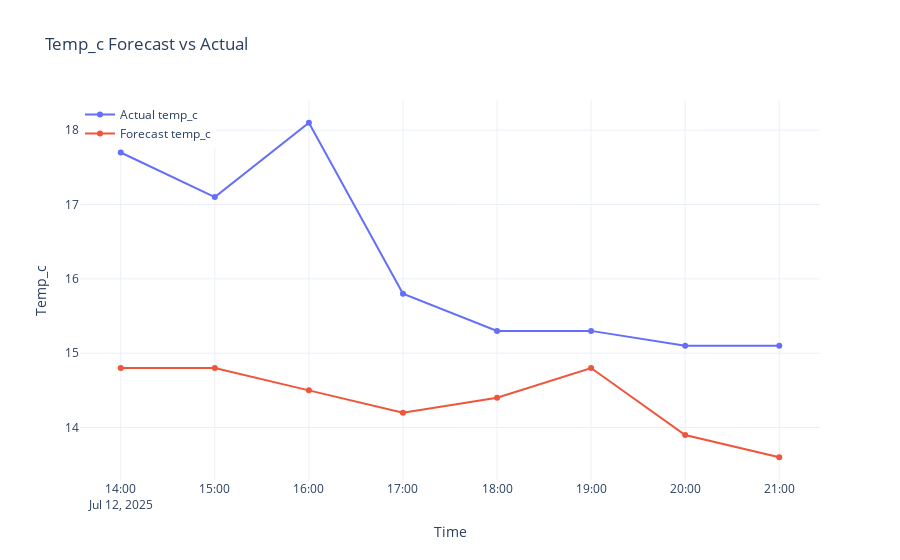
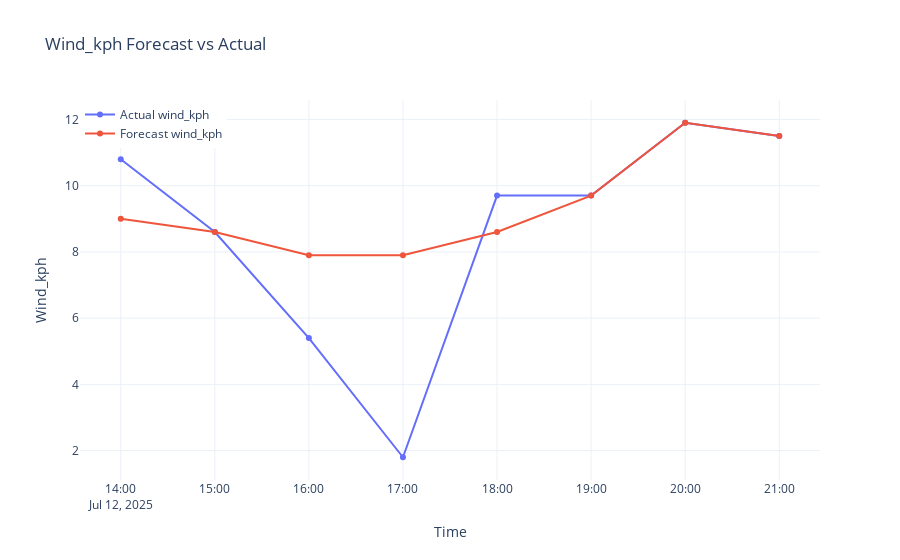
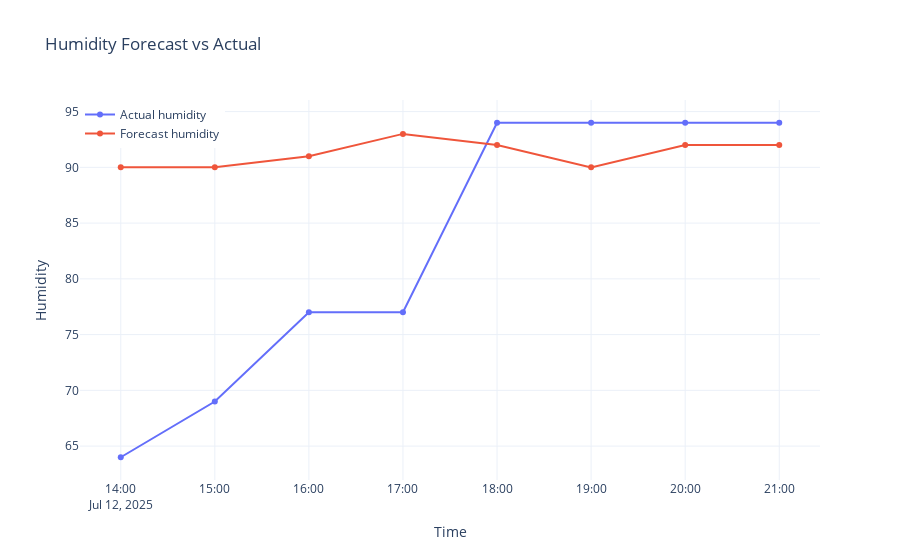
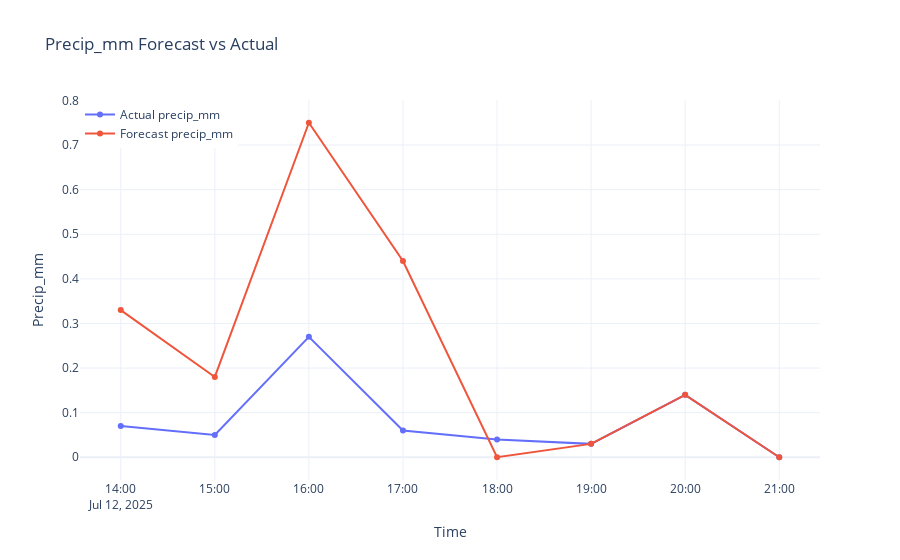

The cell these charts' notebook holds for them, in order:
### Code cell
plot_metrics_plotly(df, metrics_to_compare, time_col="as_of_hour", city_filter="Prague")

### Figure 1 — Plotly figure (JSON) as saved in the notebook; plotly's stock layout.template omitted (floating-point values rounded to 4 significant figures)
{"data": [{"mode": "lines+markers", "name": "Actual temp_c", "type": "scatter", "x": ["2025-07-12T14:00:00.000000000", "2025-07-12T15:00:00.000000000", "2025-07-12T16:00:00.000000000", "2025-07-12T17:00:00.000000000", "2025-07-12T18:00:00.000000000", "2025-07-12T19:00:00.000000000", "2025-07-12T20:00:00.000000000", "2025-07-12T21:00:00.000000000"], "y": [17.7, 17.1, 18.1, 15.8, 15.3, 15.3, 15.1, 15.1]}, {"mode": "lines+markers", "name": "Forecast temp_c", "type": "scatter", "x": ["2025-07-12T14:00:00.000000000", "2025-07-12T15:00:00.000000000", "2025-07-12T16:00:00.000000000", "2025-07-12T17:00:00.000000000", "2025-07-12T18:00:00.000000000", "2025-07-12T19:00:00.000000000", "2025-07-12T20:00:00.000000000", "2025-07-12T21:00:00.000000000"], "y": [14.8, 14.8, 14.5, 14.2, 14.4, 14.8, 13.9, 13.6]}], "layout": {"legend": {"x": 0, "y": 1}, "title": {"text": "Temp_c Forecast vs Actual"}, "xaxis": {"title": {"text": "Time"}}, "yaxis": {"title": {"text": "Temp_c"}}}}

### Figure 2 — Plotly figure (JSON) as saved in the notebook; plotly's stock layout.template omitted (floating-point values rounded to 4 significant figures)
{"data": [{"mode": "lines+markers", "name": "Actual wind_kph", "type": "scatter", "x": ["2025-07-12T14:00:00.000000000", "2025-07-12T15:00:00.000000000", "2025-07-12T16:00:00.000000000", "2025-07-12T17:00:00.000000000", "2025-07-12T18:00:00.000000000", "2025-07-12T19:00:00.000000000", "2025-07-12T20:00:00.000000000", "2025-07-12T21:00:00.000000000"], "y": [10.8, 8.6, 5.4, 1.8, 9.7, 9.7, 11.9, 11.5]}, {"mode": "lines+markers", "name": "Forecast wind_kph", "type": "scatter", "x": ["2025-07-12T14:00:00.000000000", "2025-07-12T15:00:00.000000000", "2025-07-12T16:00:00.000000000", "2025-07-12T17:00:00.000000000", "2025-07-12T18:00:00.000000000", "2025-07-12T19:00:00.000000000", "2025-07-12T20:00:00.000000000", "2025-07-12T21:00:00.000000000"], "y": [9.0, 8.6, 7.9, 7.9, 8.6, 9.7, 11.9, 11.5]}], "layout": {"legend": {"x": 0, "y": 1}, "title": {"text": "Wind_kph Forecast vs Actual"}, "xaxis": {"title": {"text": "Time"}}, "yaxis": {"title": {"text": "Wind_kph"}}}}

### Figure 3 — Plotly figure (JSON) as saved in the notebook; plotly's stock layout.template omitted (floating-point values rounded to 4 significant figures)
{"data": [{"mode": "lines+markers", "name": "Actual humidity", "type": "scatter", "x": ["2025-07-12T14:00:00.000000000", "2025-07-12T15:00:00.000000000", "2025-07-12T16:00:00.000000000", "2025-07-12T17:00:00.000000000", "2025-07-12T18:00:00.000000000", "2025-07-12T19:00:00.000000000", "2025-07-12T20:00:00.000000000", "2025-07-12T21:00:00.000000000"], "y": [64, 69, 77, 77, 94, 94, 94, 94]}, {"mode": "lines+markers", "name": "Forecast humidity", "type": "scatter", "x": ["2025-07-12T14:00:00.000000000", "2025-07-12T15:00:00.000000000", "2025-07-12T16:00:00.000000000", "2025-07-12T17:00:00.000000000", "2025-07-12T18:00:00.000000000", "2025-07-12T19:00:00.000000000", "2025-07-12T20:00:00.000000000", "2025-07-12T21:00:00.000000000"], "y": [90, 90, 91, 93, 92, 90, 92, 92]}], "layout": {"legend": {"x": 0, "y": 1}, "title": {"text": "Humidity Forecast vs Actual"}, "xaxis": {"title": {"text": "Time"}}, "yaxis": {"title": {"text": "Humidity"}}}}

### Figure 4 — Plotly figure (JSON) as saved in the notebook; plotly's stock layout.template omitted (floating-point values rounded to 4 significant figures)
{"data": [{"mode": "lines+markers", "name": "Actual precip_mm", "type": "scatter", "x": ["2025-07-12T14:00:00.000000000", "2025-07-12T15:00:00.000000000", "2025-07-12T16:00:00.000000000", "2025-07-12T17:00:00.000000000", "2025-07-12T18:00:00.000000000", "2025-07-12T19:00:00.000000000", "2025-07-12T20:00:00.000000000", "2025-07-12T21:00:00.000000000"], "y": [0.07, 0.05, 0.27, 0.06, 0.04, 0.03, 0.14, 0.0]}, {"mode": "lines+markers", "name": "Forecast precip_mm", "type": "scatter", "x": ["2025-07-12T14:00:00.000000000", "2025-07-12T15:00:00.000000000", "2025-07-12T16:00:00.000000000", "2025-07-12T17:00:00.000000000", "2025-07-12T18:00:00.000000000", "2025-07-12T19:00:00.000000000", "2025-07-12T20:00:00.000000000", "2025-07-12T21:00:00.000000000"], "y": [0.33, 0.18, 0.75, 0.44, 0.0, 0.03, 0.14, 0.0]}], "layout": {"legend": {"x": 0, "y": 1}, "title": {"text": "Precip_mm Forecast vs Actual"}, "xaxis": {"title": {"text": "Time"}}, "yaxis": {"title": {"text": "Precip_mm"}}}}
